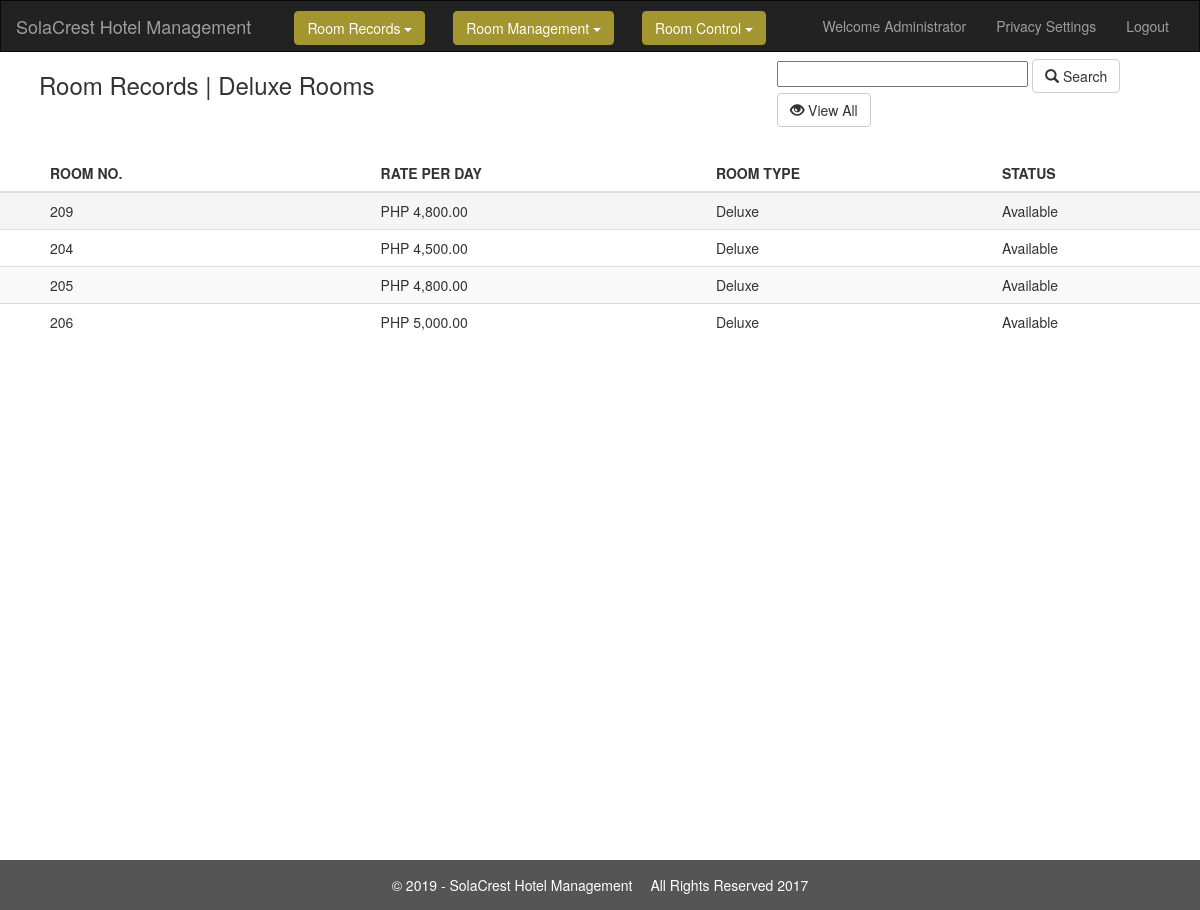
The page /AdminHotel/DBDeluxe.php (signed in) on the database its author committed.
### tables this page shows
CREATE TABLE `tblhotel` (
  `fldcustomer` varchar(200) NOT NULL,
  `fldrate` int(200) NOT NULL,
  `fldreservation` varchar(200) NOT NULL,
  `fldtype` varchar(200) NOT NULL,
  `fname` varchar(200) NOT NULL,
  `lname` varchar(200) NOT NULL,
  `fstart` date NOT NULL,
  `fend` date NOT NULL,
  `fpersons` varchar(200) NOT NULL,
  `fbill` int(200) NOT NULL
);

### AdminHotel/DBDeluxe.php (the view, shortened to what this page needs)
<!DOCTYPE html>
<html lang="en">
<head>
  <link rel="stylesheet" href="https://maxcdn.bootstrapcdn.com/bootstrap/3.3.7/css/bootstrap.min.css">
</head>
<body>
<nav class="navbar navbar-inverse">
  <div class="container-fluid">
    <div class="navbar-header">
      <a class="navbar-brand" href="#">SolaCrest Hotel Management</a>
    </div>
    <div class="collapse navbar-collapse" id="myNavbar">
      <ul class="nav navbar-nav">
	  <li>
		<div class="dropdown">
	&emsp;&emsp;<button style="background-color:#a3952f;border:1px solid #a3952f;" class="btn btn-primary dropdown-toggle" type="button" data-toggle="dropdown">Room Records <span class="caret"></span></button></a>
		</div>
		</li>
		<li>
        <div class="dropdown">
	&emsp;&emsp;<button style="background-color:#a3952f;border:1px solid #a3952f;" class="btn btn-primary dropdown-toggle" type="button" data-toggle="dropdown">Room Management <span class="caret"></span></button></a>
  </li>
  <li>
        <div class="dropdown">
	&emsp;&emsp;<button style="background-color:#a3952f;border:1px solid #a3952f;" class="btn btn-primary dropdown-toggle" type="button" data-toggle="dropdown">Room Control <span class="caret"></span></button></a>
  </li>
      </ul>
      <ul class="nav navbar-nav navbar-right">
        <li><a href="#">Welcome Administrator</a></li><li><a href="Security.php">Privacy Settings</a></li><li><a href="logout.php">Logout</a></li>
      </ul>
    </div>
  </div>
</nav>
   <div class="container-fluid">
   <table><tr><td>
	<h3>&emsp;Room Records | Deluxe Rooms&emsp;&emsp;&emsp;&emsp;&emsp;&emsp;&emsp;&emsp;&emsp;&emsp;&emsp;&emsp;&emsp;&emsp;&emsp;
	&emsp;&emsp;&emsp;&emsp;
	</h3>
	</td>
	<td>
	<form action="DBDeluxe.php" method="POST">
	<input type="text" name="search" size=30>
	<button type="submit" class="btn btn-default"  onclick="location='DBDeluxe.php' ">
      <span class="glyphicon glyphicon-search"></span> Search
	<button type="button" class="btn btn-default"  onclick="location='DBDeluxe.php' " >
      <span class="glyphicon glyphicon-eye-open"></span> View All
    </button>
	</td></tr></table>
</div>
      <table class="table table-striped">
	  <thead>
	  <tr>
	  <th>&emsp;&emsp;&emsp;ROOM NO.</th>
	  <th>RATE PER DAY</th>
	  <th>ROOM TYPE</th>
	  <th>STATUS</th>
	  </tr>
	  </thead>
	  <tbody>
	  <tr class="active">
<?php
$search = $_POST['search'];
$deluxe = "Deluxe";
$available = "Available";
$result = mysql_query("SELECT * FROM tblhotel
WHERE
fldtype = '".$deluxe."' && fldcustomer LIKE '%".$search."%' && fldreservation = '".$available."' ||
fldtype = '".$deluxe."' && fldrate LIKE '%".$search."%' && fldreservation = '".$available."'
 ");
if(mysql_num_rows($result)==0 )
{
echo "
<tr>
<th colspan = 4 align = center>
<br>
<center><h2><b><font color = red>No Rooms Available!</font></b></h2></center>
</th>
</tr>";
}
else
{
while($row = mysql_fetch_array($result))
{
	echo "<td>&emsp;&emsp;&emsp;". $row['fldcustomer'] . "</td>";
	echo "<td>PHP ". $english_format_number = number_format($row['fldrate']) . ".00</td>";
	echo "<td>". $row['fldtype'] . "</td>";
	echo "<td>". $row['fldreservation'] . "</td>";
	?>
	<?php
	echo "</tr>";
}
echo "</table>";
}
?>
<footer class="container-fluid text-center">
<div id="footer">
	<div class="shell">
		<span class="left">&copy; <?php echo date("Y");?> - SolaCrest Hotel Management</span>
		<span class="right">
			&emsp;All Rights Reserved 2017</a>
		</span>
	</div>
</div>
</footer>
</body>
</html>

### AdminHotel/DBDeluxe.php (style rules this page uses)
.navbar { margin-bottom: 0; border-radius: 0; }
footer { background-color: #555; color: white; padding: 15px; }
a { color:black; }
.dropdown { margin-top:10px; }

### rows shown on the page
tblhotel: fldcustomer "209", fldrate "4,800", fldtype "Deluxe", fldreservation "Available"
tblhotel: fldcustomer "204", fldrate "4,500", fldtype "Deluxe", fldreservation "Available"
tblhotel: fldcustomer "205", fldrate "4,800", fldtype "Deluxe", fldreservation "Available"
tblhotel: fldcustomer "206", fldrate "5,000", fldtype "Deluxe", fldreservation "Available"
